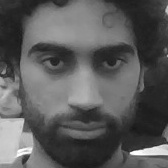
#> input picture dataset/User.1/User.1.1.jpg, 168 x 168 px, given in place of the camera
$ python capture_dataset.py
#> lines starting #> are read from the running program, lines starting #| are printed output that depends on the picture; after the words box and inside, x2 and y2 are one past the last pixel; in counts of white or black regions, pixels touching at a corner belong together
"""
Capture face images for the Raspberry Pi access-control project.

This replaces the "mask / no mask" data collection step in the previous
project: we still use the Pi camera + Haar cascade detector, but now we
store cropped face samples per user for the recognition model.
"""

from __future__ import annotations

import argparse
import json
import os
import sys
import time
from pathlib import Path
from typing import Optional, Tuple

import cv2

DEFAULT_DATASET_DIR = Path("dataset")
CASCADE_PATH = cv2.data.haarcascades + "haarcascade_frontalface_default.xml"
PASSWORDS_PATH = Path("passwords.json")
DEFAULT_PASSWORD = "1234"  # Default password for new users


def parse_args() -> argparse.Namespace:
    parser = argparse.ArgumentParser(description="Capture face dataset on Raspberry Pi")
    parser.add_argument("--username", type=str, help="User name to enroll")
    parser.add_argument("--num-images", type=int, default=80, help="Number of face images to capture")
    parser.add_argument("--camera-index", type=int, default=0, help="Camera index (0=Pi cam / default USB)")
    parser.add_argument("--dataset-dir", type=Path, default=DEFAULT_DATASET_DIR, help="Dataset root directory")
    return parser.parse_args()


def ensure_dir(path: Path) -> None:
    path.mkdir(parents=True, exist_ok=True)


def get_password_from_user(username: str) -> str:
    """Prompt user to enter their password."""
    import getpass
    while True:
        password = getpass.getpass(f"Enter password for '{username}': ")
        if not password:
            print("[WARN] Password cannot be empty. Please try again.")
            continue

        # Confirm password
        password_confirm = getpass.getpass(f"Confirm password for '{username}': ")
        if password != password_confirm:
            print("[WARN] Passwords do not match. Please try again.")
            continue

        return password


def update_passwords_file(username: str, password: Optional[str] = None) -> None:
    """Add or update password entry for a user in passwords.json."""
    # Load existing passwords
    if PASSWORDS_PATH.exists():
        try:
            with PASSWORDS_PATH.open("r", encoding="utf-8") as f:
                passwords = json.load(f)
        except (json.JSONDecodeError, IOError):
            passwords = {}
    else:
        passwords = {}

    # Add user if not exists
    if username not in passwords:
        if password is None:
            # Prompt user to set their password
            password = get_password_from_user(username)
        passwords[username] = password
        print(f"[INFO] Password set for user '{username}'")
    else:
        print(f"[INFO] User '{username}' already has a password (not changed)")
        if password is not None:
            # Allow updating password if provided
            response = input(f"Do you want to change password for '{username}'? (y/n): ").strip().lower()
            if response == 'y':
                new_password = get_password_from_user(username)
                passwords[username] = new_password
                print(f"[INFO] Password updated for user '{username}'")

    # Save passwords file
    try:
        with PASSWORDS_PATH.open("w", encoding="utf-8") as f:
            json.dump(passwords, f, indent=2)
        print(f"[INFO] Passwords file updated: {PASSWORDS_PATH}")
    except IOError as e:
        print(f"[WARN] Failed to update passwords file: {e}")


def draw_label(frame, text: str, origin: Tuple[int, int]) -> None:
    cv2.putText(
        frame,
        text,
        origin,
        cv2.FONT_HERSHEY_SIMPLEX,
        0.6,
        (0, 255, 0),
        2,
        cv2.LINE_AA,
    )


def main() -> int:
    args = parse_args()
    username = args.username or input("Nom d'utilisateur: ").strip()
#> the answer given: dataset/User.1/User.1.1.jpg
    if not username:
        print("Username is required.")
        return 1

    user_dir = args.dataset_dir / username
    ensure_dir(user_dir)

    face_cascade = cv2.CascadeClassifier(CASCADE_PATH)
    if face_cascade.empty():
        raise RuntimeError("Failed to load Haar cascade")

    # Try DirectShow backend on Windows for better camera compatibility
    import sys
    if sys.platform == 'win32':
        cap = cv2.VideoCapture(args.camera_index, cv2.CAP_DSHOW)
    else:
        cap = cv2.VideoCapture(args.camera_index)
    if not cap.isOpened():
        raise RuntimeError("Cannot open camera")

    captured = 0
    print(f"[INFO] Capturing {args.num_images} images for {username}. Press 'q' to abort.")

    try:
        while captured < args.num_images:
            ret, frame = cap.read()
#> frame is the input picture: shape (168, 168, 3); min 22, max 255, mean 91
            if not ret:
                print("[WARN] Empty frame, retrying...")
                time.sleep(0.1)
                continue

            gray = cv2.cvtColor(frame, cv2.COLOR_BGR2GRAY)
            # Improved face detection parameters for better quality
            faces = face_cascade.detectMultiScale(
                gray,
                scaleFactor=1.1,      # Smaller scale = more detection passes (slower but better)
                minNeighbors=6,       # Higher = fewer false positives
                minSize=(100, 100),   # Minimum face size (filter small faces)
                flags=cv2.CASCADE_SCALE_IMAGE
            )
#> faces = [[12, 9, 142, 142]]

            for (x, y, w, h) in faces:
                # Extract face region with padding
                padding = 10
                x1 = max(0, x - padding)
                y1 = max(0, y - padding)
                x2 = min(gray.shape[1], x + w + padding)
                y2 = min(gray.shape[0], y + h + padding)
                roi_gray = gray[y1:y2, x1:x2]

                # Quality check: ensure minimum size
                if roi_gray.shape[0] < 100 or roi_gray.shape[1] < 100:
                    continue

                # Apply histogram equalization for better contrast
                roi_gray = cv2.equalizeHist(roi_gray)

                img_path = user_dir / f"img_{captured+1:03d}.jpg"
                cv2.imwrite(str(img_path), roi_gray)
                captured += 1
                draw_label(frame, f"{captured}/{args.num_images}", (x, y - 10))
                cv2.rectangle(frame, (x, y), (x + w, y + h), (0, 255, 0), 2)
                print(f"[INFO] Saved {img_path} ({roi_gray.shape[1]}x{roi_gray.shape[0]})")
                time.sleep(0.1)  # Small delay to avoid capturing too fast
                break
#> this loop made 1 pass
#> (x, y, w, h, padding, x1, y1, x2) on pass 1: (12, 9, 142, 142, 10, 2, 0, 164)
#| [INFO] Saved dataset/dataset/User.1/User.1.1.jpg/img_001.jpg (162x161)
#> pass 1, in main, `roi_gray = gray[y1:y2, x1:x2]`:
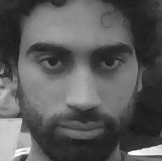
#> roi_gray: shape (161, 162); min 22, max 255, mean 91.2
#> pass 1, in main, `roi_gray = cv2.equalizeHist(roi_gray)`:
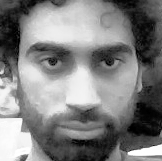
#> roi_gray: shape (161, 162); min 0, max 255, mean 128.7
#> after the loop:
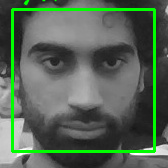
#> frame: shape (168, 168, 3); 6.2% of pixels changed, all inside (x1, y1, x2, y2) = (11, 0, 156, 153)
#> after the loop, captured = 1

            cv2.imshow("Capture Dataset (press q to exit)", frame)
            if cv2.waitKey(1) & 0xFF == ord("q"):
#> (key q is pressed here)
                break
    except KeyboardInterrupt:
        print("\n[INFO] Interrupted by user.")
    finally:
        cap.release()
        cv2.destroyAllWindows()

    print(f"[DONE] Collected {captured} images for {username}")
#| [DONE] Collected 1 images for dataset/User.1/User.1.1.jpg

    # Automatically update passwords.json - prompt user to set their password
    if captured > 0:
        print(f"\n[SETUP] Setting up password for '{username}'...")
        update_passwords_file(username)
#> (reads passwords.json from the repository)
        print(f"[INFO] User '{username}' is ready!")
        print(f"[INFO] You can change the password later by editing {PASSWORDS_PATH}")

    return 0


if __name__ == "__main__":
#> (the run stopped early here; a loop or call above may not have finished)
